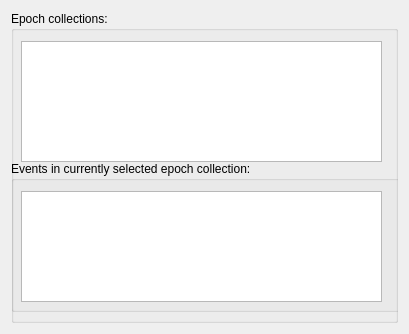
<?xml version="1.0" encoding="UTF-8"?>
<ui version="4.0">
 <class>Form</class>
 <widget class="QWidget" name="Form">
  <property name="geometry">
   <rect>
    <x>0</x>
    <y>0</y>
    <width>409</width>
    <height>334</height>
   </rect>
  </property>
  <property name="windowTitle">
   <string>Form</string>
  </property>
  <layout class="QGridLayout" name="gridLayout_2">
   <item row="0" column="0">
    <layout class="QVBoxLayout" name="verticalLayout_14">
     <item>
      <widget class="QGroupBox" name="groupBoxEpochs">
       <property name="title">
        <string>Epoch collections:</string>
       </property>
       <widget class="QListWidget" name="listWidgetEpochs">
        <property name="geometry">
         <rect>
          <x>10</x>
          <y>30</y>
          <width>361</width>
          <height>121</height>
         </rect>
        </property>
        <property name="selectionMode">
         <enum>QAbstractItemView::SingleSelection</enum>
        </property>
       </widget>
       <widget class="QGroupBox" name="groupBoxEvents">
        <property name="geometry">
         <rect>
          <x>0</x>
          <y>150</y>
          <width>391</width>
          <height>151</height>
         </rect>
        </property>
        <property name="title">
         <string>Events in currently selected epoch collection:</string>
        </property>
        <widget class="QListWidget" name="listWidgetEvents">
         <property name="geometry">
          <rect>
           <x>10</x>
           <y>30</y>
           <width>361</width>
           <height>111</height>
          </rect>
         </property>
         <property name="selectionMode">
          <enum>QAbstractItemView::ExtendedSelection</enum>
         </property>
        </widget>
       </widget>
      </widget>
     </item>
    </layout>
   </item>
  </layout>
 </widget>
 <resources/>
 <connections/>
</ui>
